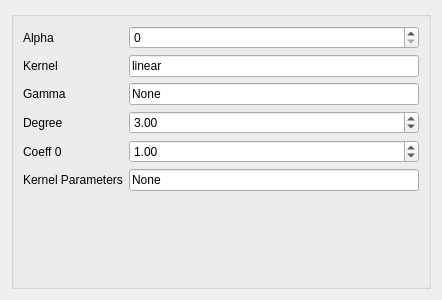
<?xml version="1.0" encoding="UTF-8"?>
<ui version="4.0">
 <class>Form</class>
 <widget class="QWidget" name="Form">
  <property name="geometry">
   <rect>
    <x>0</x>
    <y>0</y>
    <width>442</width>
    <height>300</height>
   </rect>
  </property>
  <property name="windowTitle">
   <string>Form</string>
  </property>
  <layout class="QVBoxLayout" name="verticalLayout">
   <item>
    <widget class="QGroupBox" name="formGroupBox">
     <layout class="QFormLayout" name="formLayout">
      <property name="fieldGrowthPolicy">
       <enum>QFormLayout::AllNonFixedFieldsGrow</enum>
      </property>
      <item row="0" column="0">
       <widget class="QLabel" name="alphaLabel">
        <property name="text">
         <string>Alpha</string>
        </property>
       </widget>
      </item>
      <item row="0" column="1">
       <widget class="QSpinBox" name="alphaSpinBox"/>
      </item>
      <item row="1" column="0">
       <widget class="QLabel" name="kernelLabel">
        <property name="text">
         <string>Kernel</string>
        </property>
       </widget>
      </item>
      <item row="1" column="1">
       <widget class="QLineEdit" name="kernelLineEdit">
        <property name="text">
         <string>linear</string>
        </property>
       </widget>
      </item>
      <item row="2" column="0">
       <widget class="QLabel" name="gammaLabel">
        <property name="text">
         <string>Gamma</string>
        </property>
       </widget>
      </item>
      <item row="2" column="1">
       <widget class="QLineEdit" name="gammaLineEdit">
        <property name="text">
         <string>None</string>
        </property>
       </widget>
      </item>
      <item row="3" column="0">
       <widget class="QLabel" name="degreeLabel">
        <property name="text">
         <string>Degree</string>
        </property>
       </widget>
      </item>
      <item row="3" column="1">
       <widget class="QDoubleSpinBox" name="degreeDoubleSpinBox">
        <property name="maximum">
         <double>9999999.000000000000000</double>
        </property>
        <property name="value">
         <double>3.000000000000000</double>
        </property>
       </widget>
      </item>
      <item row="4" column="0">
       <widget class="QLabel" name="coeff0Label">
        <property name="text">
         <string>Coeff 0</string>
        </property>
       </widget>
      </item>
      <item row="4" column="1">
       <widget class="QDoubleSpinBox" name="coeff0DoubleSpinBox">
        <property name="maximum">
         <double>9999999.000000000000000</double>
        </property>
        <property name="value">
         <double>1.000000000000000</double>
        </property>
       </widget>
      </item>
      <item row="5" column="0">
       <widget class="QLabel" name="kernelParametersLabel">
        <property name="text">
         <string>Kernel Parameters</string>
        </property>
       </widget>
      </item>
      <item row="5" column="1">
       <widget class="QLineEdit" name="kernelParametersLineEdit">
        <property name="text">
         <string>None</string>
        </property>
       </widget>
      </item>
     </layout>
    </widget>
   </item>
  </layout>
 </widget>
 <resources/>
 <connections/>
</ui>
